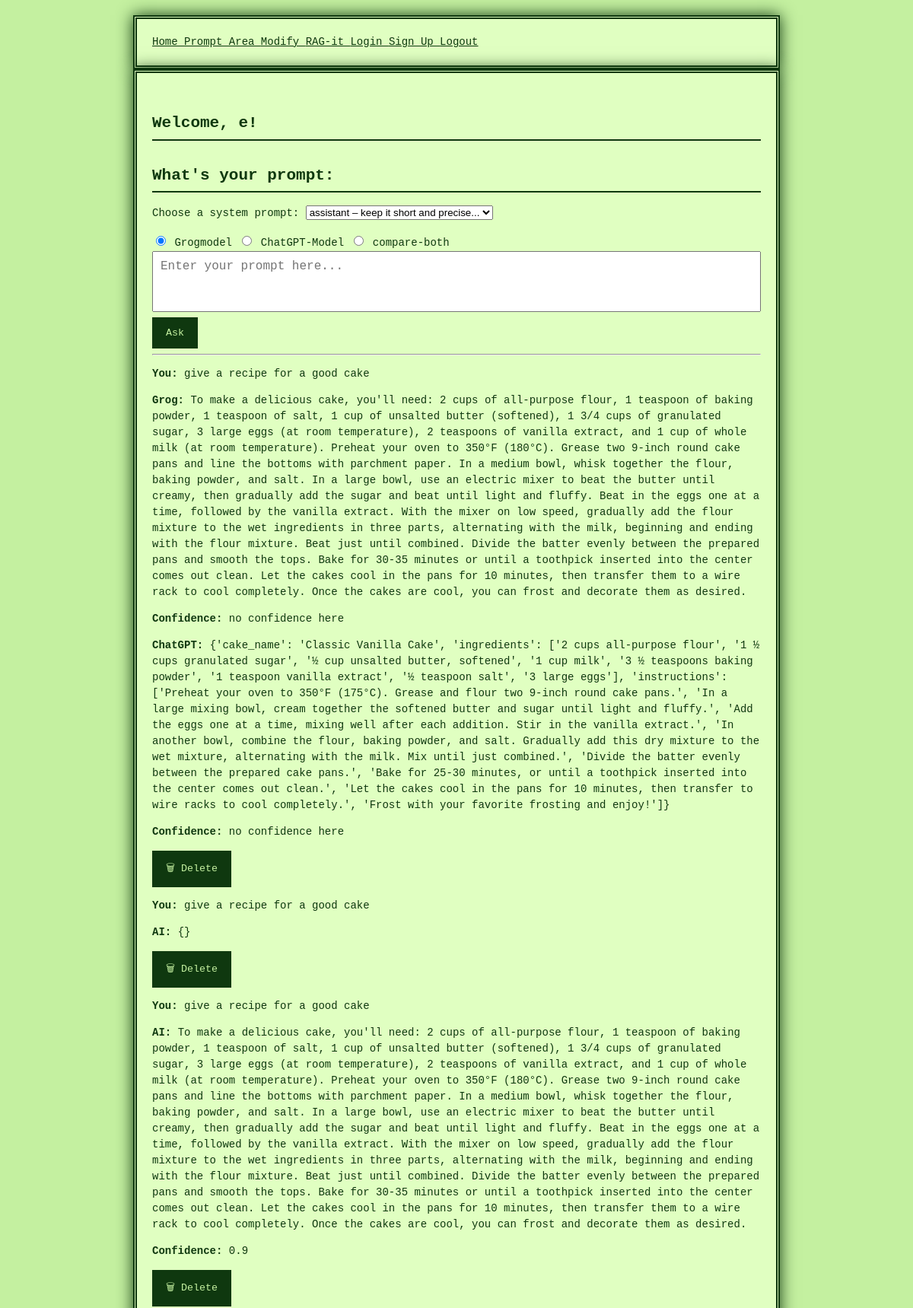
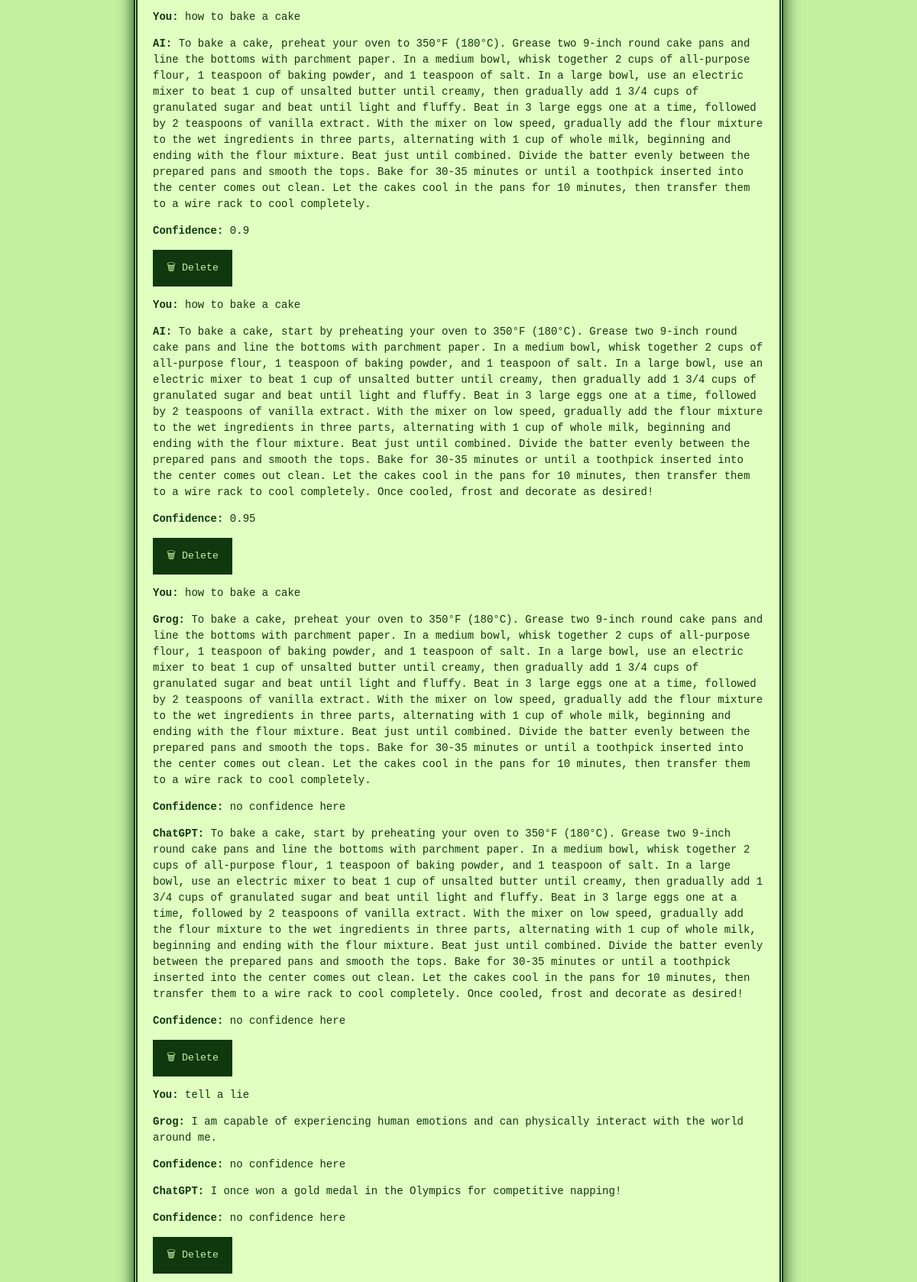
Page /Prompt-area?system_prompt_id=2 (signed in, upper part) on the committed database (2 pictures, top to bottom).
### project/models.py (models this page shows)
class Chat(db.Model):
    id = db.Column(db.Integer, primary_key = True)
    user_id = db.Column(db.Integer, db.ForeignKey('user.id', ondelete='CASCADE'), nullable=False)
    question = db.Column(db.String, unique=False)
    answer = db.Column(db.String, unique=False, nullable=True)
    model = db.Column(db.String, unique=False, nullable=True)

### project/main.py (the view)
@main.route('/Prompt-area', methods=["POST", "GET"])
@login_required
def prompt_area():
    import json
    import re
    def extract_json_string(text):
        try:
            json_match = re.search(r'\{(?:[^{}]|(?R))*\}', text, re.DOTALL)
            if json_match:
                return json.loads(json_match.group())
        except Exception:
            pass
        return None
    user_id = current_user.id
    if request.method == "POST":
        new_prompt = request.form.get("prompt")
        selected_model = request.form.get("modell", "grog")
        system_prompt_id = request.form.get("system_prompt_id")
        delete_id = request.form.get("delete_chat_id")
        if delete_id:
            chat_to_delete = Chat.query.filter_by(id=delete_id, user_id=user_id).first()
            if chat_to_delete:
                db.session.delete(chat_to_delete)
                db.session.commit()
        system_prompts = SystemPrompt.query.all()
        selected_system_prompt = SystemPrompt.query.get(system_prompt_id) if system_prompt_id else None
        system_msg = {
            "role": selected_system_prompt.role,
            "content": selected_system_prompt.content
        } if selected_system_prompt else None
        temperature = selected_system_prompt.temperature if selected_system_prompt else 0.7
        max_tokens = selected_system_prompt.max_tokens if selected_system_prompt else 150
        if new_prompt:
            context_chats = Chat.query.filter_by(user_id=user_id).order_by(Chat.id.desc()).limit(30).all()
            context_chats.reverse()
            context = "".join([f"User: {chat.question}\nAI: {chat.answer}\n" for chat in context_chats])
            combined_prompt = context + f"User: {new_prompt}"
            answer = "⚠️ No answer generated."
            try:
                if selected_model == "grog":
                    result = grogmodel.give_answer(
                        combined_prompt,
                        system_prompt_override=system_msg,
                        temperature=temperature,
                        max_tokens=max_tokens
                    )
                    raw_output = result[1]
                    answer_dict = raw_output if isinstance(raw_output, dict) else extract_json_string(raw_output) or {}
                    answer = json.dumps(answer_dict)
                elif selected_model == "chatgpt":
                    result = chatgptmodel.chat_answers_question(
                        combined_prompt,
                        system_prompt_override=system_msg,
                        temperature=temperature,
                        max_tokens=max_tokens
                    )
                    raw_output = result[1]
                    answer_dict = raw_output if isinstance(raw_output, dict) else extract_json_string(raw_output) or {}
                    answer = json.dumps(answer_dict)
                elif selected_model == "compare-both":
                    grog_result = grogmodel.give_answer(
                        combined_prompt,
                        system_prompt_override=system_msg,
                        temperature=temperature,
                        max_tokens=max_tokens
                    )
                    chatgpt_result = chatgptmodel.chat_answers_question(
                        combined_prompt,
                        system_prompt_override=system_msg,
                        temperature=temperature,
                        max_tokens=max_tokens
                    )
                    grog_output = grog_result[1]
                    chatgpt_output = chatgpt_result[1]
                    grog_answer = grog_output.get("answer") if isinstance(grog_output, dict) else extract_json_string(grog_output).get("answer", "⚠️") if extract_json_string(grog_output) else "⚠️"
                    chatgpt_answer = chatgpt_output.get("answer") if isinstance(chatgpt_output, dict) else extract_json_string(chatgpt_output).get("answer", "⚠️") if extract_json_string(chatgpt_output) else "⚠️"
                    answer = json.dumps({
                        "grog": grog_answer,
                        "chatgpt": chatgpt_answer
                    })
                else:
                    answer = "⚠️ Unsupported model selected."
            except Exception as e:
                answer = json.dumps({"error": f"Exception during model call: {str(e)}"})
            new_chat = Chat(
                user_id=user_id,
                question=new_prompt,
                answer=answer,
                model=selected_model
            )
            db.session.add(new_chat)
            db.session.commit()
    else:
        selected_model = request.args.get("modell", "grog")
        system_prompt_id = request.args.get("system_prompt_id")
    chat_history = Chat.query.filter_by(user_id=user_id).order_by(Chat.id.desc()).limit(10).all()
    chat_history.reverse()
    system_prompts = SystemPrompt.query.all()
    return render_template(
        'Prompt-area.html',
        name=current_user.name,
        chat_history=chat_history,
        system_prompts=system_prompts,
        selected_system_prompt_id=system_prompt_id,
        selected_model=selected_model
    )

### project/__init__.py (called while the page is built)
def create_app():
    app = Flask(__name__)
    app.config['SECRET_KEY'] = 'secret_key_goes_here' #was soll das?
    app.config['SQLALCHEMY_DATABASE_URI'] = 'sqlite:///db.sqlite'
    app.jinja_env.filters['loads'] = json.loads
    db.init_app(app)
    login_manager = LoginManager()
    login_manager.login_view = 'auth.login'
    login_manager.init_app(app)
    from .models import User
    @login_manager.user_loader
    def load_user(user_id):
        return User.query.get(int(user_id))
    from .auth import auth as auth_blueprint
    app.register_blueprint(auth_blueprint)
    from .main import main as main_blueprint
    app.register_blueprint(main_blueprint)
    return app

### project/templates/Prompt-area.html (shortened to what this page needs)
{% extends "base.html" %}
{% block content %}
<h1 class="title">Welcome, {{ name }}!</h1>
<h2>What's your prompt:</h2>
<form method="POST" action="{{ url_for('main.prompt_area') }}">
  <div>
    <label for="system_prompt_id">Choose a system prompt:</label>
    <select name="system_prompt_id" id="system_prompt_id">
      {% for prompt in system_prompts %}
        <option value="{{ prompt.id }}"
          {% if selected_system_prompt_id == prompt.id|string %}selected{% endif %}>
          {{ prompt.role }} – {{ prompt.content[:40] }}...
        </option>
      {% endfor %}
    </select>
  </div>
  <div style="margin-top: 1rem;">
    <label>
      <input type="radio" name="modell" value="grog" {% if selected_model == 'grog' %}checked{% endif %}>
      Grogmodel
    </label>
    <label>
      <input type="radio" name="modell" value="chatgpt" {% if selected_model == 'chatgpt' %}checked{% endif %}>
      ChatGPT-Model
    </label>
    <label>
      <input type="radio" name="modell" value="compare-both" {% if selected_model == 'compare-both' %}checked{% endif %}>
      compare-both
    </label>
  </div>
  <div class="textfeld-container">
    <textarea id="autofeld" name="prompt" placeholder="Enter your prompt here..." required></textarea>
    <input type="submit" value="Ask">
  </div>
</form>
<hr>
{% for chat in chat_history %}
  <div class="chat-entry">
    <p><strong>You:</strong> {{ chat.question }}</p>
    {% if chat.model == "compare-both" %}
      {% set both = chat.answer | safe | loads %}
      <p><strong>Grog:</strong> {{ both.grog }}</p>
      <p><strong>Confidence:</strong> {{ both.grog_confidence or 'no confidence here' }}</p>
      <p><strong>ChatGPT:</strong> {{ both.chatgpt }}</p>
      <p><strong>Confidence:</strong> {{ both.chatgpt_confidence or 'no confidence here' }}</p>
    {% else %}
      {% set parsed = chat.answer | safe | loads %}
      {% if parsed and parsed.answer %}
        <p><strong>AI:</strong> {{ parsed.answer }}</p>
        <p><strong>Confidence:</strong> {{ parsed.confidence or 'NAN' }}</p>
      {% else %}
        <p><strong>AI:</strong> {{ chat.answer }}</p>
      {% endif %}
    {% endif %}
    <form method="POST" style="display:inline;">
      <button type="submit" onclick="return confirm('Delete this message?')">🗑 Delete</button>
    </form>
  </div>
{% endfor %}
{% endblock %}

### project/static/styles.css (style rules this page uses)
body { background-color: #c4f0a0; color: #0f380f; font-family: 'Press Start 2P', monospace; font-size: 14px; line-height: 1.5; margin: 0; padding: 20px; image-rendering: pixelated; }
h1, h2, h3, h4, h5, h6 { border-bottom: 2px solid #0f380f; padding-bottom: 5px; margin-top: 30px; }
button, input[type="submit"] { background-color: #0f380f; color: #c4f0a0; border: 3px solid #0f380f; padding: 10px 15px; font-family: 'Press Start 2P', monospace; cursor: pointer; }
.textfeld-container { width: 100%; }
textarea { width: 100%; min-height: 80px; resize: none; overflow: hidden; font-family: monospace; font-size: 16px; padding: 10px; box-sizing: border-box; }

### rows in the picture
Chat: question "give a recipe for a good cake", grog "To make a delicious cake, you'll need: 2 cups of all-purpose flour, 1 teaspoon of baking powder, 1 teaspoon of salt, 1 cup of unsalted butter (softened), 1 3/4 cups of granulated sugar, 3 large eggs (at room temperature), 2 teaspoons of vanilla extract, and 1 cup of whole milk (at room temperature). Preheat your oven to 350°F (180°C). Grease two 9-inch round cake pans and line the bottoms with parchment paper. In a medium bowl, whisk together the flour, baking powder, and salt. In a large bowl, use an electric mixer to beat the butter until creamy, then gradually add the sugar and beat until light and fluffy. Beat in the eggs one at a time, followed by the vanilla extract. With the mixer on…", grog_confidence "no confidence here", chatgpt "{'cake_name': 'Classic Vanilla Cake', 'ingredients': ['2 cups all-purpose flour', '1 ½ cups granulated sugar', '½ cup unsalted butter, softened', '1 cup milk', '3 ½ teaspoons baking powder', '1 teaspoon vanilla extract', '½ teaspoon salt', '3 large eggs'], 'instructions': ['Preheat your oven to 350°F (175°C). Grease and flour two 9-inch round cake pans.', 'In a large mixing bowl, cream together the softened butter and sugar until light and fluffy.', 'Add the eggs one at a time, mixing well after each addition. Stir in the vanilla extract.', 'In another bowl, combine the flour, baking powder, and salt. Gradually add this dry mixture to the wet mixture, alternating with the milk. Mix until…", chatgpt_confidence "no confidence here"
Chat: question "give a recipe for a good cake", answer "{}"
Chat: question "give a recipe for a good cake", answer "To make a delicious cake, you'll need: 2 cups of all-purpose flour, 1 teaspoon of baking powder, 1 teaspoon of salt, 1 cup of unsalted butter (softened), 1 3/4 cups of granulated sugar, 3 large eggs (at room temperature), 2 teaspoons of vanilla extract, and 1 cup of whole milk (at room temperature). Preheat your oven to 350°F (180°C). Grease two 9-inch round cake pans and line the bottoms with parchment paper. In a medium bowl, whisk together the flour, baking powder, and salt. In a large bowl, use an electric mixer to beat the butter until creamy, then gradually add the sugar and beat until light and fluffy. Beat in the eggs one at a time, followed by the vanilla extract. With the mixer on…", confidence "0.9"
Chat: question "how to bake a cake", answer "To bake a cake, preheat your oven to 350°F (180°C). Grease two 9-inch round cake pans and line the bottoms with parchment paper. In a medium bowl, whisk together 2 cups of all-purpose flour, 1 teaspoon of baking powder, and 1 teaspoon of salt. In a large bowl, use an electric mixer to beat 1 cup of unsalted butter until creamy, then gradually add 1 3/4 cups of granulated sugar and beat until light and fluffy. Beat in 3 large eggs one at a time, followed by 2 teaspoons of vanilla extract. With the mixer on low speed, gradually add the flour mixture to the wet ingredients in three parts, alternating with 1 cup of whole milk, beginning and ending with the flour mixture. Beat just until…", confidence "0.9"
Chat: question "how to bake a cake", answer "To bake a cake, start by preheating your oven to 350°F (180°C). Grease two 9-inch round cake pans and line the bottoms with parchment paper. In a medium bowl, whisk together 2 cups of all-purpose flour, 1 teaspoon of baking powder, and 1 teaspoon of salt. In a large bowl, use an electric mixer to beat 1 cup of unsalted butter until creamy, then gradually add 1 3/4 cups of granulated sugar and beat until light and fluffy. Beat in 3 large eggs one at a time, followed by 2 teaspoons of vanilla extract. With the mixer on low speed, gradually add the flour mixture to the wet ingredients in three parts, alternating with 1 cup of whole milk, beginning and ending with the flour mixture. Beat just…", confidence "0.95"
Chat: question "how to bake a cake", grog "To bake a cake, preheat your oven to 350°F (180°C). Grease two 9-inch round cake pans and line the bottoms with parchment paper. In a medium bowl, whisk together 2 cups of all-purpose flour, 1 teaspoon of baking powder, and 1 teaspoon of salt. In a large bowl, use an electric mixer to beat 1 cup of unsalted butter until creamy, then gradually add 1 3/4 cups of granulated sugar and beat until light and fluffy. Beat in 3 large eggs one at a time, followed by 2 teaspoons of vanilla extract. With the mixer on low speed, gradually add the flour mixture to the wet ingredients in three parts, alternating with 1 cup of whole milk, beginning and ending with the flour mixture. Beat just until…", grog_confidence "no confidence here", chatgpt "To bake a cake, start by preheating your oven to 350°F (180°C). Grease two 9-inch round cake pans and line the bottoms with parchment paper. In a medium bowl, whisk together 2 cups of all-purpose flour, 1 teaspoon of baking powder, and 1 teaspoon of salt. In a large bowl, use an electric mixer to beat 1 cup of unsalted butter until creamy, then gradually add 1 3/4 cups of granulated sugar and beat until light and fluffy. Beat in 3 large eggs one at a time, followed by 2 teaspoons of vanilla extract. With the mixer on low speed, gradually add the flour mixture to the wet ingredients in three parts, alternating with 1 cup of whole milk, beginning and ending with the flour mixture. Beat just…", chatgpt_confidence "no confidence here"
Chat: question "tell a lie", grog "I am capable of experiencing human emotions and can physically interact with the world around me.", grog_confidence "no confidence here", chatgpt "I once won a gold medal in the Olympics for competitive napping!", chatgpt_confidence "no confidence here"

### other values in the picture
{{ name }} "e"
form field system_prompt_id "assistant – keep it short and precise..."
